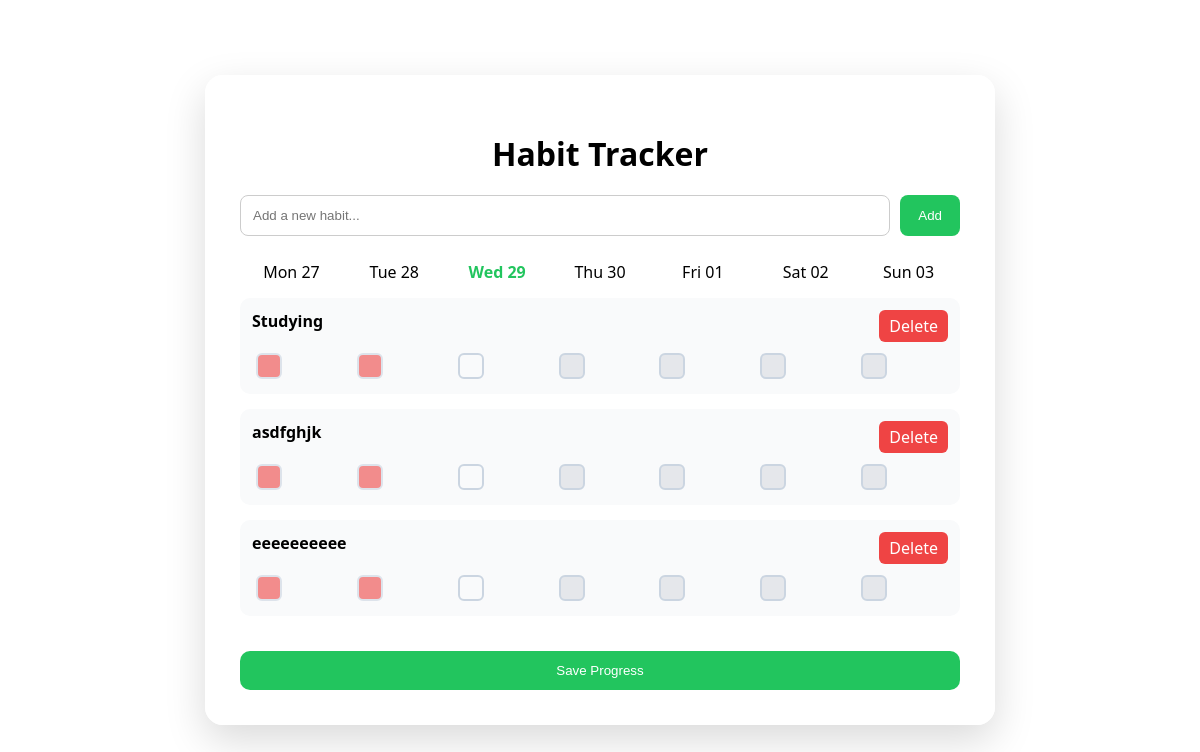
The page /tracker/ on the database as committed earlier.
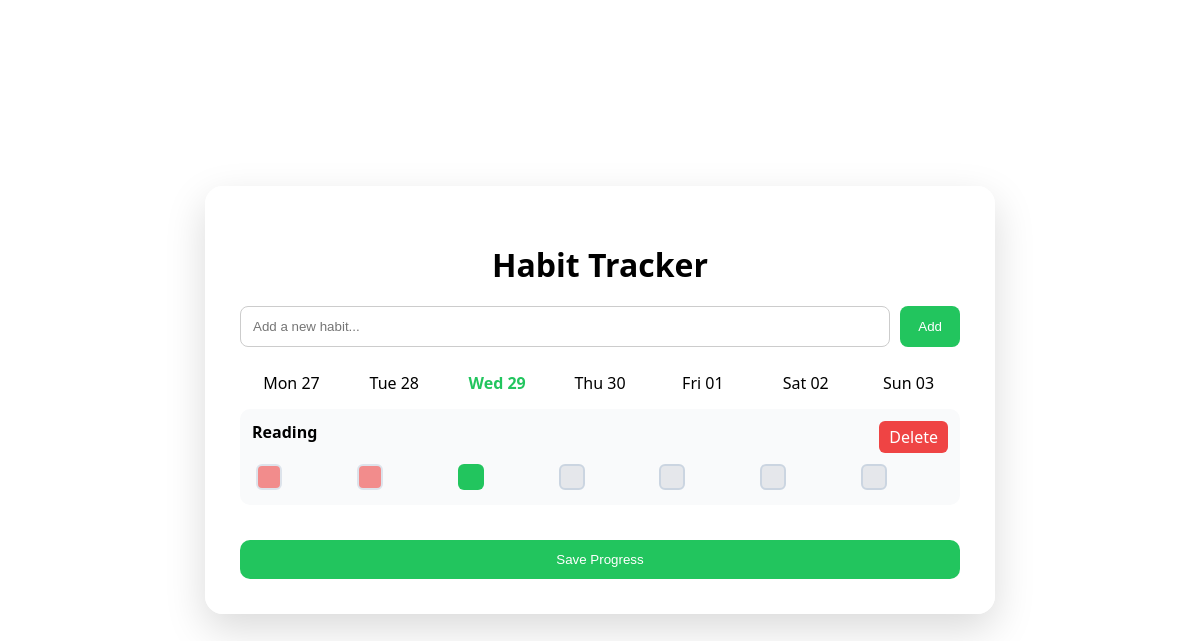
The same page on the database as committed later.
### miss/models.py (models this page shows, shortened)
class Habit(models.Model):
    name = models.CharField(max_length=100)

### miss/views.py (the view, shortened to what this page needs)
# urls.py: path('tracker/', views.tracker, name='tracker'),
def tracker(request):
    today = date.today()
    start = today - timedelta(days=today.weekday())
    week = [start + timedelta(days=i) for i in range(7)]
    habits = Habit.objects.all()
    if request.method == "POST" and "new_habit" in request.POST:
        name = request.POST.get("new_habit")
        if name:
            Habit.objects.create(name=name)
            messages.success(request, "Habit added!")
        return redirect("tracker")
    habit_data = []
    for habit in habits:
        days = []
        for i, day in enumerate(week):
            completed = HabitDay.objects.filter(
                habit=habit,
                date=day,
                completed=True
            ).exists()
            days.append({
                "done": completed,
                "is_today": (day == today),
                "is_past": (day < today),
                "is_future": (day > today),
                "index": i
            })
        habit_data.append((habit, days))
    return render(request, "index.html", {
        "habit_data": habit_data,
        "week": week,
        "today": today
    })

### templates/index.html (shortened to what this page needs)
<!DOCTYPE html>
<html>
<head>
</head>
<body>
<div class="container">
  <h1>Habit Tracker</h1>
  <form method="POST" class="add-box">
    <input type="text" name="new_habit" placeholder="Add a new habit...">
    <button>Add</button>
  </form>
  <form method="POST">
    <div class="days">
      {% for day in week %}
        <span class="{% if day == today %}today{% endif %}">
          {{ day|date:"D d" }}
        </span>
      {% endfor %}
    </div>
    {% for habit, days in habit_data %}
      <div class="habit">
        <div class="row">
          <strong>{{ habit.name }}</strong>
          <a href="/delete/{{ habit.id }}/" class="delete-btn">Delete</a>
        </div>
        <div class="checks">
          {% for d in days %}
            {% if d.is_today %}
              <input type="checkbox"
                     class="today-box"
                     name="{{ habit.id }}_{{ d.index }}"
                     {% if d.done %}checked{% endif %}>
            {% elif d.is_past %}
              <input type="checkbox" class="past-box" disabled>
            {% else %}
              <input type="checkbox" class="future-box" disabled>
            {% endif %}
          {% endfor %}
        </div>
      </div>
    {% endfor %}
    <button class="save-btn">Save Progress</button>
  </form>
</div>
</body>
</html>

### templates/index.html (style rules this page uses)
body { margin: 0; font-family: 'Segoe UI', sans-serif; background: linear-gradient( rgba(255,255,255,0.85), rgba(255,255,255,0.85) ), url("https://images.unsplash.com/photo-1492724441997-5dc865305da7"); background-size: cover; background-position: center; display: flex; justify-content: center; align-items: center; min-height: 100vh; }
.container { width: 720px; background: rgba(255, 255, 255, 0.95); padding: 35px; border-radius: 18px; box-shadow: 0 15px 40px rgba(0,0,0,0.15); }
h1 { text-align: center; margin-bottom: 20px; }
.add-box { display: flex; gap: 10px; margin-bottom: 25px; }
.add-box input { flex: 1; padding: 12px; border-radius: 8px; border: 1px solid #ccc; }
.add-box button { padding: 12px 18px; background: #22c55e; color: white; border: none; border-radius: 8px; }
.days { display: grid; grid-template-columns: repeat(7, 1fr); text-align: center; margin-bottom: 15px; }
.today { color: #22c55e; font-weight: bold; }
.habit { background: #f9fafb; padding: 12px; border-radius: 10px; margin-bottom: 15px; }
.row { display: flex; justify-content: space-between; }
.checks { display: grid; grid-template-columns: repeat(7, 1fr); gap: 10px; margin-top: 8px; }
input[type="checkbox"] { appearance: none; width: 26px; height: 26px; border-radius: 6px; border: 2px solid #cbd5e1; }
.today-box { cursor: pointer; }
.today-box:checked { background: #22c55e; border: none; }
.past-box { background: #ef4444; opacity: 0.6; }
.future-box { background: #e5e7eb; }
.delete-btn { background: #ef4444; color: white; padding: 5px 10px; border-radius: 6px; text-decoration: none; }
.save-btn { margin-top: 20px; width: 100%; padding: 12px; background: #22c55e; color: white; border: none; border-radius: 10px; }

Rows that differ between the two databases and show on the page:
removed Habit: name "Studying"
removed Habit: name "asdfghjk"
removed Habit: name "eeeeeeeeee"
added Habit: name "Reading", id "☑"
